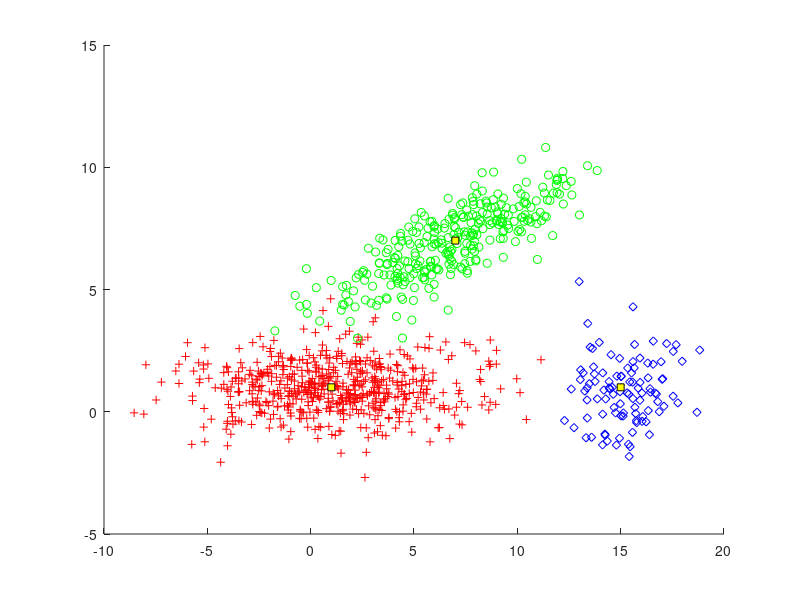

MATLAB code to generate this figure:
function P2_1b_Bayes()
N=1000;

m=[1 7 15;1 7 1];
S(:,:,1)=[12 0;0 1];
S(:,:,2)=[8 3;3 2];
S(:,:,3)=[2 0;0 2];
[l,c]=size(m);
%% Experiment 2.1 Part b
P=[.6 .3 .1];

%%
X=[];
y=[];
for j=1:c
% Generating the [p(j)*N)] vectors from each distribution
t=mvnrnd(m(:,j),S(:,:,j),fix(P(j)*N));
% The total number of points may be slightly less than N
% due to the fix operator
X=[X ;t];
y=[y ones(1,fix(P(j)*N))*j];
end
plot_data(X,y,m);
end

function plot_data(X,y,m)
[l,N]=size(X'); % N=no. of data vectors, l=dimensionality
[l,c]=size(m); % c=no. of classes
if(l ~=2)
fprintf('NO PLOT CAN BE GENERATED\n')
return
end
pale=['r+'; 'go'; 'bd'];
figure(1)
% Plot of the data vectors
hold on

for k=1:N
plot(X(k,1),X(k,2),pale(y(k),:))
end
% Plot of the class means
for j=1:c
plot(m(1,j),m(2,j),'--ks',...
                'MarkerFaceColor','y',...
                'MarkerSize',5)
end
end
